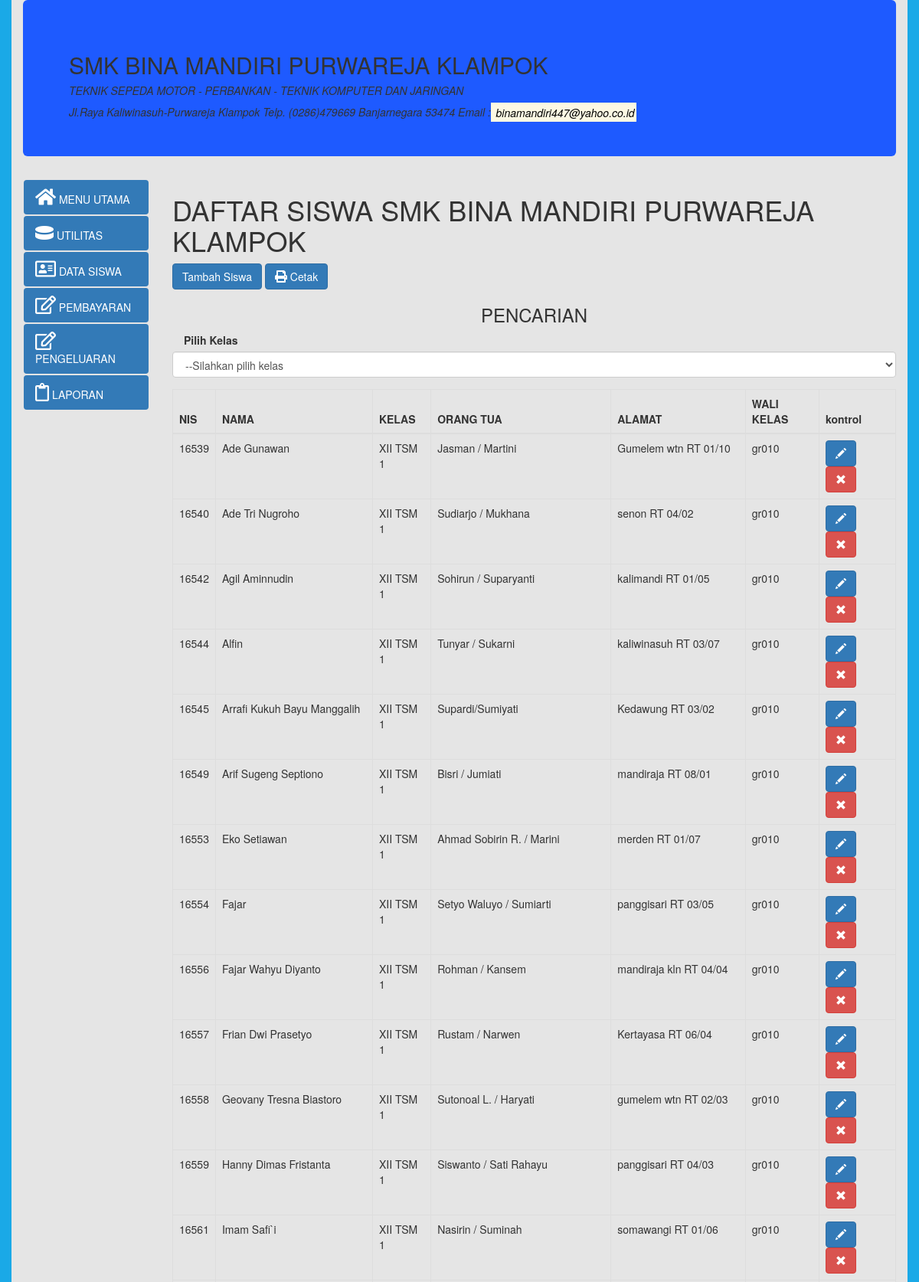
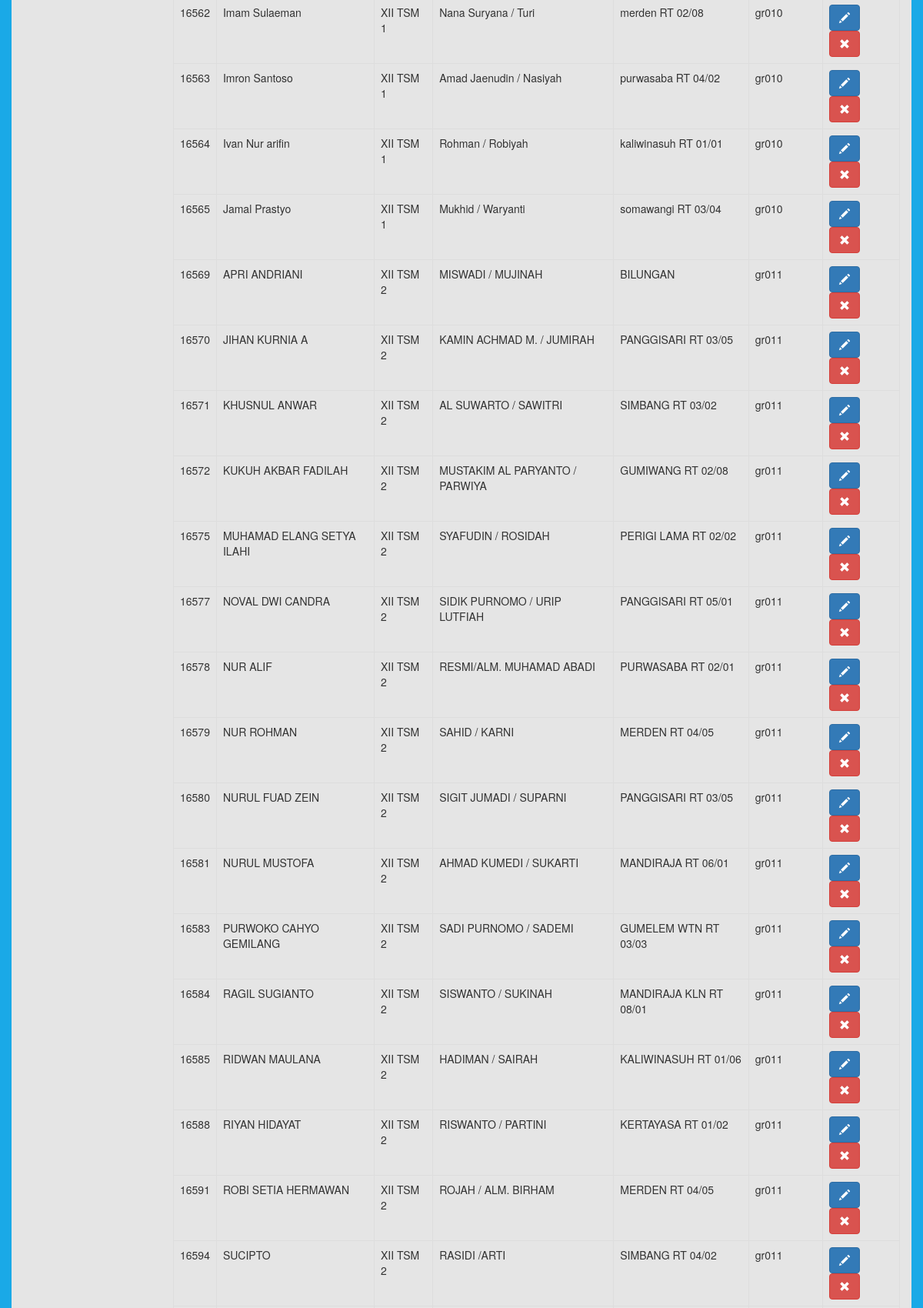
Screenshot of /?page=index-siswa&p=1 (upper part) with the database file from the repository (2 pictures, top to bottom).
### tables this page shows
CREATE TABLE `tbsiswa` (
  `NIS` varchar(5) NOT NULL,
  `NAMA` varchar(35) NOT NULL,
  `TINGKAT` enum('X','XI','XII') NOT NULL,
  `JURUSAN` varchar(50) NOT NULL,
  `KELAS` varchar(10) NOT NULL,
  `ORANG_TUA` varchar(30) NOT NULL,
  `ALAMAT` varchar(30) NOT NULL,
  `WALI_KELAS` varchar(13) NOT NULL
);

### kelas/class.db.php (called while the page is built, shortened)
<?php
  class db
  {
    public $db_host = "localhost";
    public $db_user = "root";
    public $db_pass = "";
    public $db_name = "appkeuangan";
    function koneksi(){
      $conn = new mysqli($this->db_host, $this->db_user, $this->db_pass, $this->db_name);
      return $conn;
    }
    function tampil($kolom,$tabel,$kondisi,$urut,$baris){
      $conn = $this->koneksi();
      $sql = "SELECT $kolom FROM $tabel WHERE $kondisi ORDER BY $urut LIMIT $baris, 40";
      $res = $conn->query($sql);
      if ($res->num_rows > 0) {
        $output = array();
        while($row = $res->fetch_assoc()) {
          array_push($output,$row);
          }
          return $output;
      } else {
          return "Tidak ada hasil";
      }
    }
  }
?>

### siswa/index-siswa.php (the view, shortened to what this page needs)
	<?php
		require('./kelas/class.db.php');
		$cit = new db();
	?>
	<h1>DAFTAR SISWA SMK BINA MANDIRI PURWAREJA KLAMPOK</h1>
	<div class="form-group">
		<a class="btn btn-primary" style="background-color:##ADD8E6"
					href="./?page=formulir-siswa&modus=input" >Tambah Siswa
		</a>
		<a href="dataSiswa.php">
			<button class="btn btn-primary" style="background-color:##0000FF"
					onClick="window.print();">
					<i style="font-size:16px" class="fa">&#xf02f; </i> Cetak
					</button>
		</a>
		<h3><CENTER>PENCARIAN</CENTER></h5>
		<label class="col-sm-2 control-label">Pilih Kelas</label>
		<div class="col-sm-6"></div
				<div class="col-sm-4">
			<select class="form-control" id="e_kls" />
				<option value='#'>--Silahkan pilih kelas</option>
			</div>
	 <table class="table table-bordered">
		<thead>
			<tr class="table-primary">
				<th>NIS</th>
				<th>NAMA</th>
				<th>KELAS</th>
				<th>ORANG TUA</th>
				<th>ALAMAT</th>
				<th>WALI KELAS</th>
				<th width='100'>kontrol</th>
			</tr>
		</thead>
		<tbody id="dftSiswa">
		<?php
		$baris=($_GET['p']-1) *40;
		$tbsiswa = $cit->tampil("*","tbsiswa",1,'NIS',$baris);
		for($i = 0 ; $i < COUNT($tbsiswa) ; $i++ ){
			echo
			"
				<tr>
					<td>".$tbsiswa[$i]['NIS']."</td>
					<td>".$tbsiswa[$i]['NAMA']."</td>
					<!--td>".$tbsiswa[$i]['TINGKAT']."</td>
					<td>".$tbsiswa[$i]['JURUSAN']."</td-->
					<td>".$tbsiswa[$i]['KELAS']."</td>
					<td>".$tbsiswa[$i]['ORANG_TUA']."</td>
					<td>".$tbsiswa[$i]['ALAMAT']."</td>
					<td>".$tbsiswa[$i]['WALI_KELAS']."</td>
					<td>
						<a  class='btn btn-primary' href='./?page=formulir-siswa&modus=update&id=".$tbsiswa[$i]['NIS']."'>
						<span class='glyphicon glyphicon-pencil'></span></a>
						<a  class='btn btn-danger' href='./siswa/hapus.php?id=".$tbsiswa[$i]['NIS']."'>
						<span class='glyphicon glyphicon-remove'></span></a>
					</td>
				</tr>
			";
		}
		?>
		</tbody>
	</table>
</div>
</body>
</html>

### index.php (style rules this page uses)
html,body { background-color:#1AA9E7 }

### rows the page displays
tbsiswa: NIS "16539", NAMA "Ade Gunawan", KELAS "XII TSM 1", ORANG_TUA "Jasman / Martini", ALAMAT "Gumelem wtn RT 01/10", WALI_KELAS "gr010"
tbsiswa: NIS "16540", NAMA "Ade Tri Nugroho", KELAS "XII TSM 1", ORANG_TUA "Sudiarjo / Mukhana", ALAMAT "senon RT 04/02", WALI_KELAS "gr010"
tbsiswa: NIS "16542", NAMA "Agil Aminnudin", KELAS "XII TSM 1", ORANG_TUA "Sohirun / Suparyanti", ALAMAT "kalimandi RT 01/05", WALI_KELAS "gr010"
tbsiswa: NIS "16544", NAMA "Alfin", KELAS "XII TSM 1", ORANG_TUA "Tunyar / Sukarni", ALAMAT "kaliwinasuh RT 03/07", WALI_KELAS "gr010"
tbsiswa: NIS "16545", NAMA "Arrafi Kukuh Bayu Manggalih", KELAS "XII TSM 1", ORANG_TUA "Supardi/Sumiyati", ALAMAT "Kedawung RT 03/02", WALI_KELAS "gr010"
tbsiswa: NIS "16549", NAMA "Arif Sugeng Septiono", KELAS "XII TSM 1", ORANG_TUA "Bisri / Jumiati", ALAMAT "mandiraja RT 08/01", WALI_KELAS "gr010"
tbsiswa: NIS "16553", NAMA "Eko Setiawan", KELAS "XII TSM 1", ORANG_TUA "Ahmad Sobirin R. / Marini", ALAMAT "merden RT 01/07", WALI_KELAS "gr010"
tbsiswa: NIS "16554", NAMA "Fajar", KELAS "XII TSM 1", ORANG_TUA "Setyo Waluyo / Sumiarti", ALAMAT "panggisari RT 03/05", WALI_KELAS "gr010"
tbsiswa: NIS "16556", NAMA "Fajar Wahyu Diyanto", KELAS "XII TSM 1", ORANG_TUA "Rohman / Kansem", ALAMAT "mandiraja kln RT 04/04", WALI_KELAS "gr010"
tbsiswa: NIS "16557", NAMA "Frian Dwi Prasetyo", KELAS "XII TSM 1", ORANG_TUA "Rustam / Narwen", ALAMAT "Kertayasa RT 06/04", WALI_KELAS "gr010"
tbsiswa: NIS "16558", NAMA "Geovany Tresna Biastoro", KELAS "XII TSM 1", ORANG_TUA "Sutonoal L. / Haryati", ALAMAT "gumelem wtn RT 02/03", WALI_KELAS "gr010"
tbsiswa: NIS "16559", NAMA "Hanny Dimas Fristanta", KELAS "XII TSM 1", ORANG_TUA "Siswanto / Sati Rahayu", ALAMAT "panggisari RT 04/03", WALI_KELAS "gr010"
tbsiswa: NIS "16561", NAMA "Imam Safi`i", KELAS "XII TSM 1", ORANG_TUA "Nasirin / Suminah", ALAMAT "somawangi RT 01/06", WALI_KELAS "gr010"
tbsiswa: NIS "16562", NAMA "Imam Sulaeman", KELAS "XII TSM 1", ORANG_TUA "Nana Suryana / Turi", ALAMAT "merden RT 02/08", WALI_KELAS "gr010"
tbsiswa: NIS "16563", NAMA "Imron Santoso", KELAS "XII TSM 1", ORANG_TUA "Amad Jaenudin / Nasiyah", ALAMAT "purwasaba RT 04/02", WALI_KELAS "gr010"
tbsiswa: NIS "16564", NAMA "Ivan Nur arifin", KELAS "XII TSM 1", ORANG_TUA "Rohman / Robiyah", ALAMAT "kaliwinasuh RT 01/01", WALI_KELAS "gr010"
tbsiswa: NIS "16565", NAMA "Jamal Prastyo", KELAS "XII TSM 1", ORANG_TUA "Mukhid / Waryanti", ALAMAT "somawangi RT 03/04", WALI_KELAS "gr010"
tbsiswa: NIS "16569", NAMA "APRI ANDRIANI", KELAS "XII TSM 2", ORANG_TUA "MISWADI / MUJINAH", ALAMAT "BILUNGAN", WALI_KELAS "gr011"
tbsiswa: NIS "16570", NAMA "JIHAN KURNIA A", KELAS "XII TSM 2", ORANG_TUA "KAMIN ACHMAD M. / JUMIRAH", ALAMAT "PANGGISARI RT 03/05", WALI_KELAS "gr011"
tbsiswa: NIS "16571", NAMA "KHUSNUL ANWAR", KELAS "XII TSM 2", ORANG_TUA "AL SUWARTO / SAWITRI", ALAMAT "SIMBANG RT 03/02", WALI_KELAS "gr011"
tbsiswa: NIS "16572", NAMA "KUKUH AKBAR FADILAH", KELAS "XII TSM 2", ORANG_TUA "MUSTAKIM AL PARYANTO / PARWIYA", ALAMAT "GUMIWANG RT 02/08", WALI_KELAS "gr011"
tbsiswa: NIS "16575", NAMA "MUHAMAD ELANG SETYA ILAHI", KELAS "XII TSM 2", ORANG_TUA "SYAFUDIN / ROSIDAH", ALAMAT "PERIGI LAMA RT 02/02", WALI_KELAS "gr011"
tbsiswa: NIS "16577", NAMA "NOVAL DWI CANDRA", KELAS "XII TSM 2", ORANG_TUA "SIDIK PURNOMO / URIP LUTFIAH", ALAMAT "PANGGISARI RT 05/01", WALI_KELAS "gr011"
tbsiswa: NIS "16578", NAMA "NUR ALIF", KELAS "XII TSM 2", ORANG_TUA "RESMI/ALM. MUHAMAD ABADI", ALAMAT "PURWASABA RT 02/01", WALI_KELAS "gr011"
tbsiswa: NIS "16579", NAMA "NUR ROHMAN", KELAS "XII TSM 2", ORANG_TUA "SAHID / KARNI", ALAMAT "MERDEN RT 04/05", WALI_KELAS "gr011"
tbsiswa: NIS "16580", NAMA "NURUL FUAD ZEIN", KELAS "XII TSM 2", ORANG_TUA "SIGIT JUMADI / SUPARNI", ALAMAT "PANGGISARI RT 03/05", WALI_KELAS "gr011"
tbsiswa: NIS "16581", NAMA "NURUL MUSTOFA", KELAS "XII TSM 2", ORANG_TUA "AHMAD KUMEDI / SUKARTI", ALAMAT "MANDIRAJA RT 06/01", WALI_KELAS "gr011"
tbsiswa: NIS "16583", NAMA "PURWOKO CAHYO GEMILANG", KELAS "XII TSM 2", ORANG_TUA "SADI PURNOMO / SADEMI", ALAMAT "GUMELEM WTN RT 03/03", WALI_KELAS "gr011"
tbsiswa: NIS "16584", NAMA "RAGIL SUGIANTO", KELAS "XII TSM 2", ORANG_TUA "SISWANTO / SUKINAH", ALAMAT "MANDIRAJA KLN RT 08/01", WALI_KELAS "gr011"
tbsiswa: NIS "16585", NAMA "RIDWAN MAULANA", KELAS "XII TSM 2", ORANG_TUA "HADIMAN / SAIRAH", ALAMAT "KALIWINASUH RT 01/06", WALI_KELAS "gr011"
tbsiswa: NIS "16588", NAMA "RIYAN HIDAYAT", KELAS "XII TSM 2", ORANG_TUA "RISWANTO / PARTINI", ALAMAT "KERTAYASA RT 01/02", WALI_KELAS "gr011"
tbsiswa: NIS "16591", NAMA "ROBI SETIA HERMAWAN", KELAS "XII TSM 2", ORANG_TUA "ROJAH / ALM. BIRHAM", ALAMAT "MERDEN RT 04/05", WALI_KELAS "gr011"
tbsiswa: NIS "16594", NAMA "SUCIPTO", KELAS "XII TSM 2", ORANG_TUA "RASIDI /ARTI", ALAMAT "SIMBANG RT 04/02", WALI_KELAS "gr011"
